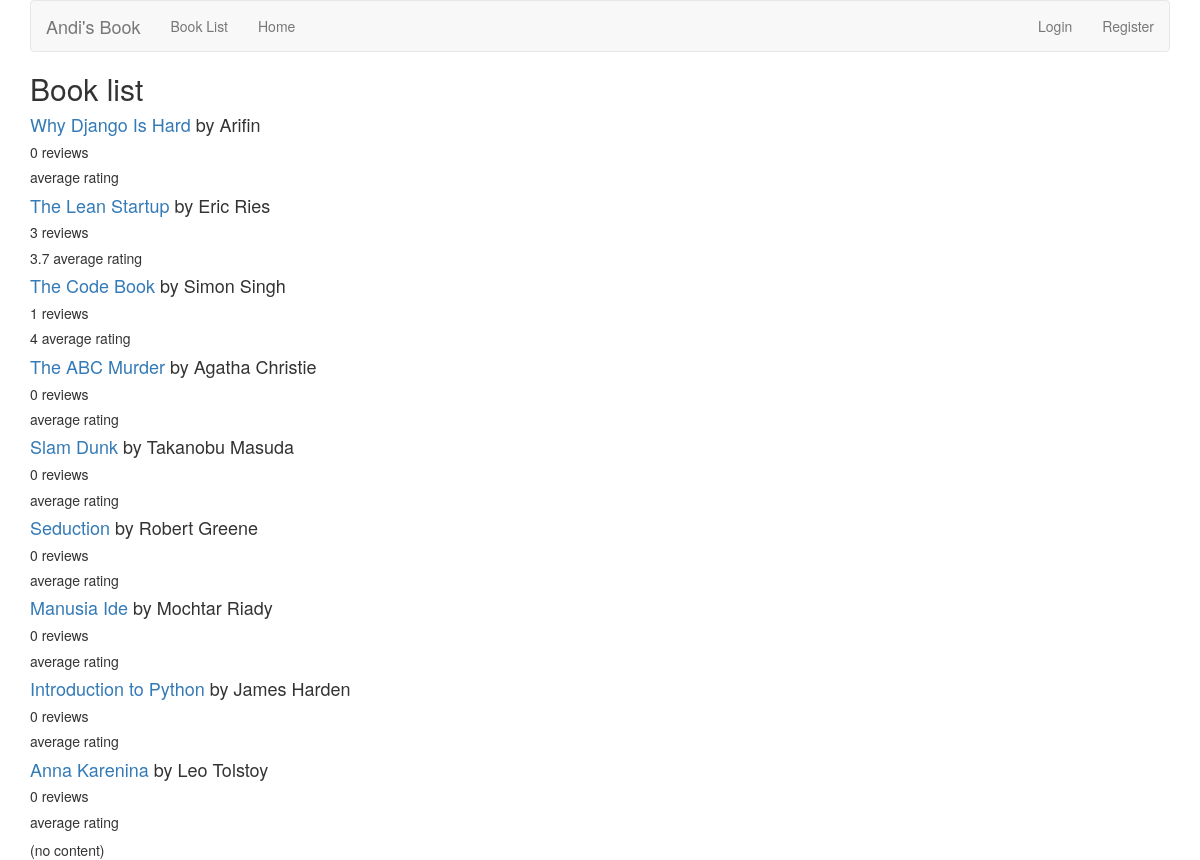
/reviews/book, run on the app's committed database.
### reviews/models.py (models this page shows, shortened)
class Book(models.Model):
    name = models.CharField(max_length=200)
    author = models.CharField(max_length=200, default='Anonymous')
    def average_rating(self):
        return self.review_set.aggregate(Avg('rating'))['rating__avg']

### reviews/views.py (the view)
def book_list(request):
    book_list = Book.objects.order_by('-name')
    context = {'book_list':book_list}
    return render(request, 'reviews/book_list.html', context)

### reviews/templates/reviews/book_list.html
{% extends 'base.html' %}
{% load bootstrap3 %}
{% block title %}
<h2>Book list</h2>
{% if book_list %}
<div>
    {% for book in book_list %}
    <div>
        <h4><a href="{% url 'reviews:book_detail' book.id %}">
        {{ book.name }}
        </a>by {{ book.author }}</h4>
        <h5>{{ book.review_set.count }} reviews</h5>
        <h5>{{ book.average_rating | floatformat }} average rating</h5>
    </div>
    {% endfor %}
</div>
{% else %}
    <p>No books are available.</p>
{% endif %}
{% endblock %}

### data on the page
Book: name "Why Django Is Hard", author "Arifin", review_set.count "0"
Book: name "The Lean Startup", author "Eric Ries", review_set.count "3", average_rating "3.7"
Book: name "The Code Book", author "Simon Singh", review_set.count "1", average_rating "4"
Book: name "The ABC Murder", author "Agatha Christie", review_set.count "0"
Book: name "Slam Dunk", author "Takanobu Masuda", review_set.count "0"
Book: name "Seduction", author "Robert Greene", review_set.count "0"
Book: name "Manusia Ide", author "Mochtar Riady", review_set.count "0"
Book: name "Introduction to Python", author "James Harden", review_set.count "0"
Book: name "Anna Karenina", author "Leo Tolstoy", review_set.count "0"
